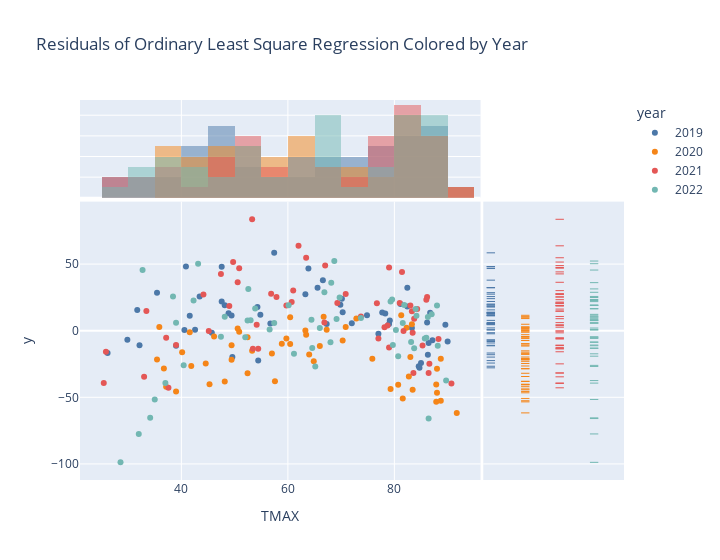

Here is the notebook cell this chart was saved with:
### Code cell
glm_fig_resid = px.scatter(
  weekly_summary,
  x=weekly_summary['TMAX'],
  y=glm_res.resid,
  color='year',
  width=720,
  title='Residuals of Ordinary Least Square Regression Colored by Year',
  marginal_x='histogram',
  marginal_y='rug',
  color_discrete_sequence=px.colors.qualitative.T10
)
glm_fig_resid.show()

### Figure 1 — Plotly figure (JSON) as saved in the notebook; plotly's stock layout.template omitted (floating-point values rounded to 4 significant figures)
{"data": [{"hovertemplate": "year=2019<br>TMAX=%{x}<br>y=%{y}<extra></extra>", "legendgroup": "2019", "marker": {"color": "#4C78A8", "symbol": "circle"}, "mode": "markers", "name": "2019", "orientation": "v", "showlegend": true, "type": "scatter", "x": [41.57, 32.14, 29.86, 26.14, 49.57, 40.57, 39, 42.57, 31.71, 54.43, 48.14, 56.71, 54.29, 69.86, 66.57, 63.29, 67.29, 72, 70.29, 78.29, 81.14, 77, 74.86, 79, 86.29, 89.57, 87.14, 90, 82.43, 86.14, 86.71, 85, 84.71, 77.71, 79.14, 86.43, 84.57, 82.43, 83.29, 70.14, 63.86, 65.57, 57.43, 47.57, 40.86, 49.43, 47.57, 43.43, 45.71, 35.43, 54.83, 48.86], "xaxis": "x", "y": [11.15, -10.96, -6.831, -16.75, -19.8, 0.5133, -11.34, 0.7776, 15.63, -22.44, 19.16, 5.432, 17.75, 19.45, 37.95, 27.44, 4.971, 5.523, 13.87, 12.92, 20.02, -2.317, 11.61, 4.947, -18.02, 4.487, -7.191, -8.099, 18.26, 6.177, 13.4, -24.26, -27.87, 13.71, 7.752, -9.214, -26.67, 32.26, 2.085, 24.06, 46.66, 32.32, 58.45, 47.94, 48.12, 11.4, 21.94, 25.61, -1.522, 28.55, 12.0, 13.18], "yaxis": "y"}, {"alignmentgroup": "True", "bingroup": "x", "hovertemplate": "year=2019<br>TMAX=%{x}<br>count=%{y}<extra></extra>", "legendgroup": "2019", "marker": {"color": "#4C78A8"}, "name": "2019", "offsetgroup": "2019", "opacity": 0.5, "showlegend": false, "type": "histogram", "x": [41.57, 32.14, 29.86, 26.14, 49.57, 40.57, 39, 42.57, 31.71, 54.43, 48.14, 56.71, 54.29, 69.86, 66.57, 63.29, 67.29, 72, 70.29, 78.29, 81.14, 77, 74.86, 79, 86.29, 89.57, 87.14, 90, 82.43, 86.14, 86.71, 85, 84.71, 77.71, 79.14, 86.43, 84.57, 82.43, 83.29, 70.14, 63.86, 65.57, 57.43, 47.57, 40.86, 49.43, 47.57, 43.43, 45.71, 35.43, 54.83, 48.86], "xaxis": "x3", "yaxis": "y3"}, {"alignmentgroup": "True", "boxpoints": "all", "fillcolor": "rgba(255,255,255,0)", "hoveron": "points", "hovertemplate": "year=2019<br>y=%{y}<extra></extra>", "jitter": 0, "legendgroup": "2019", "line": {"color": "rgba(255,255,255,0)"}, "marker": {"color": "#4C78A8", "symbol": "line-ew-open"}, "name": "2019", "offsetgroup": "2019", "showlegend": false, "type": "box", "xaxis": "x2", "y": [11.15, -10.96, -6.831, -16.75, -19.8, 0.5133, -11.34, 0.7776, 15.63, -22.44, 19.16, 5.432, 17.75, 19.45, 37.95, 27.44, 4.971, 5.523, 13.87, 12.92, 20.02, -2.317, 11.61, 4.947, -18.02, 4.487, -7.191, -8.099, 18.26, 6.177, 13.4, -24.26, -27.87, 13.71, 7.752, -9.214, -26.67, 32.26, 2.085, 24.06, 46.66, 32.32, 58.45, 47.94, 48.12, 11.4, 21.94, 25.61, -1.522, 28.55, 12.0, 13.18], "yaxis": "y2"}, {"hovertemplate": "year=2020<br>TMAX=%{x}<br>y=%{y}<extra></extra>", "legendgroup": "2020", "marker": {"color": "#F58518", "symbol": "circle"}, "mode": "markers", "name": "2020", "orientation": "v", "showlegend": true, "type": "scatter", "x": [49.43, 46.14, 35.86, 35.43, 45.29, 36.71, 41.57, 39, 50.86, 57, 52.43, 57.57, 58.86, 60.43, 52.43, 60.43, 64, 59.71, 66, 70.29, 82.71, 81.29, 82.29, 80.71, 83.29, 88.71, 91.71, 88, 88, 87.86, 79.29, 87.86, 83, 88.71, 81.57, 83.43, 72.86, 75.86, 67.29, 70.86, 66.71, 63.43, 50.57, 63.29, 64.86, 53.29, 49.43, 41.86, 48.14, 37.14, 40.14, 44.57], "xaxis": "x", "y": [-10.84, -4.35, 2.72, -21.69, -40.18, -28.45, -1.096, -45.58, -0.7983, -17.2, -4.948, -37.98, -9.741, 10.11, -31.95, -9.891, -17.78, -5.914, -11.51, -7.374, -34.38, 11.58, 2.211, -40.64, 4.843, -20.98, -61.69, -28.61, -46.61, -40.41, -43.69, -53.41, -19.77, -52.58, -50.81, -44.35, 9.108, -21.0, 0.7293, 2.844, 10.51, -2.995, 1.593, 0.2009, -22.95, -15.12, -21.84, -26.49, -38.09, -42.04, -16.14, -24.6], "yaxis": "y"}, {"alignmentgroup": "True", "bingroup": "x", "hovertemplate": "year=2020<br>TMAX=%{x}<br>count=%{y}<extra></extra>", "legendgroup": "2020", "marker": {"color": "#F58518"}, "name": "2020", "offsetgroup": "2020", "opacity": 0.5, "showlegend": false, "type": "histogram", "x": [49.43, 46.14, 35.86, 35.43, 45.29, 36.71, 41.57, 39, 50.86, 57, 52.43, 57.57, 58.86, 60.43, 52.43, 60.43, 64, 59.71, 66, 70.29, 82.71, 81.29, 82.29, 80.71, 83.29, 88.71, 91.71, 88, 88, 87.86, 79.29, 87.86, 83, 88.71, 81.57, 83.43, 72.86, 75.86, 67.29, 70.86, 66.71, 63.43, 50.57, 63.29, 64.86, 53.29, 49.43, 41.86, 48.14, 37.14, 40.14, 44.57], "xaxis": "x3", "yaxis": "y3"}, {"alignmentgroup": "True", "boxpoints": "all", "fillcolor": "rgba(255,255,255,0)", "hoveron": "points", "hovertemplate": "year=2020<br>y=%{y}<extra></extra>", "jitter": 0, "legendgroup": "2020", "line": {"color": "rgba(255,255,255,0)"}, "marker": {"color": "#F58518", "symbol": "line-ew-open"}, "name": "2020", "offsetgroup": "2020", "showlegend": false, "type": "box", "xaxis": "x2", "y": [-10.84, -4.35, 2.72, -21.69, -40.18, -28.45, -1.096, -45.58, -0.7983, -17.2, -4.948, -37.98, -9.741, 10.11, -31.95, -9.891, -17.78, -5.914, -11.51, -7.374, -34.38, 11.58, 2.211, -40.64, 4.843, -20.98, -61.69, -28.61, -46.61, -40.41, -43.69, -53.41, -19.77, -52.58, -50.81, -44.35, 9.108, -21.0, 0.7293, 2.844, 10.51, -2.995, 1.593, 0.2009, -22.95, -15.12, -21.84, -26.49, -38.09, -42.04, -16.14, -24.6], "yaxis": "y2"}, {"hovertemplate": "year=2021<br>TMAX=%{x}<br>y=%{y}<extra></extra>", "legendgroup": "2021", "marker": {"color": "#E45756", "symbol": "circle"}, "mode": "markers", "name": "2021", "orientation": "v", "showlegend": true, "type": "scatter", "x": [37.57, 39, 37.14, 33.43, 33, 25.83, 25.43, 45.14, 49, 60.71, 54.14, 69.29, 56.86, 76.71, 59.71, 57.86, 70.86, 66.86, 63.43, 81.43, 79, 77, 85.29, 83.71, 83, 86.14, 86, 84.29, 83.43, 86.57, 83.29, 88.29, 83.57, 90.71, 81.71, 81, 86.43, 73.71, 79, 78.14, 78.71, 67, 61, 53.29, 62, 50.86, 44.14, 49.71, 50.57, 53.43, 47.43, 54.43], "xaxis": "x", "y": [-42.87, -10.82, -5.281, 14.8, -34.61, -15.81, -39.26, -0.2237, 18.5, 21.48, 4.465, 20.75, 27.75, 20.59, 18.84, 25.38, 27.6, 6.074, 54.76, 44.14, -12.54, -5.801, -11.13, 9.015, 18.99, 25.29, 23.29, 16.23, -1.594, -24.89, 14.6, -6.238, -31.79, -39.56, -0.2492, 20.73, -31.7, 10.69, 47.46, 2.636, 3.854, 48.88, 30.09, 83.64, 63.72, 46.96, 27.14, 51.52, 36.35, -13.56, 42.65, -13.53], "yaxis": "y"}, {"alignmentgroup": "True", "bingroup": "x", "hovertemplate": "year=2021<br>TMAX=%{x}<br>count=%{y}<extra></extra>", "legendgroup": "2021", "marker": {"color": "#E45756"}, "name": "2021", "offsetgroup": "2021", "opacity": 0.5, "showlegend": false, "type": "histogram", "x": [37.57, 39, 37.14, 33.43, 33, 25.83, 25.43, 45.14, 49, 60.71, 54.14, 69.29, 56.86, 76.71, 59.71, 57.86, 70.86, 66.86, 63.43, 81.43, 79, 77, 85.29, 83.71, 83, 86.14, 86, 84.29, 83.43, 86.57, 83.29, 88.29, 83.57, 90.71, 81.71, 81, 86.43, 73.71, 79, 78.14, 78.71, 67, 61, 53.29, 62, 50.86, 44.14, 49.71, 50.57, 53.43, 47.43, 54.43], "xaxis": "x3", "yaxis": "y3"}, {"alignmentgroup": "True", "boxpoints": "all", "fillcolor": "rgba(255,255,255,0)", "hoveron": "points", "hovertemplate": "year=2021<br>y=%{y}<extra></extra>", "jitter": 0, "legendgroup": "2021", "line": {"color": "rgba(255,255,255,0)"}, "marker": {"color": "#E45756", "symbol": "line-ew-open"}, "name": "2021", "offsetgroup": "2021", "showlegend": false, "type": "box", "xaxis": "x2", "y": [-42.87, -10.82, -5.281, 14.8, -34.61, -15.81, -39.26, -0.2237, 18.5, 21.48, 4.465, 20.75, 27.75, 20.59, 18.84, 25.38, 27.6, 6.074, 54.76, 44.14, -12.54, -5.801, -11.13, 9.015, 18.99, 25.29, 23.29, 16.23, -1.594, -24.89, 14.6, -6.238, -31.79, -39.56, -0.2492, 20.73, -31.7, 10.69, 47.46, 2.636, 3.854, 48.88, 30.09, 83.64, 63.72, 46.96, 27.14, 51.52, 36.35, -13.56, 42.65, -13.53], "yaxis": "y2"}, {"hovertemplate": "year=2022<br>TMAX=%{x}<br>y=%{y}<extra></extra>", "legendgroup": "2022", "marker": {"color": "#72B7B2", "symbol": "circle"}, "mode": "markers", "name": "2022", "orientation": "v", "showlegend": true, "type": "scatter", "x": [34.14, 37, 32, 28.57, 35, 40.43, 39, 47.43, 56.57, 52, 64.57, 57.43, 52.43, 53.86, 65.14, 61.14, 66, 68, 80.71, 80.29, 73.71, 84.14, 79.71, 89.71, 88.14, 88, 85.71, 86.29, 86.43, 84, 87, 83.71, 81.86, 83.14, 86, 81.57, 79.29, 79.57, 66.86, 68.71, 68.14, 60.14, 69.71, 69.14, 64.43, 38.43, 53, 52.57, 48.14, 43.14, 32.71, 42.29], "xaxis": "x", "y": [-65.42, -39.33, -77.49, -98.8, -51.59, -26.02, 5.937, -4.592, 0.9014, -4.845, -13.04, 5.729, 7.568, 16.61, -26.82, -17.35, 2.004, -8.732, -19.12, 0.463, 9.452, 11.19, -10.76, -37.43, -11.28, 18.91, -5.763, 10.26, -65.94, 16.38, 12.28, -13.23, 19.31, -8.445, -5.353, 5.704, 21.83, 23.44, 28.83, 52.29, 36.07, 19.02, 24.92, 8.705, 8.154, 25.72, 7.787, 31.37, 10.43, 50.27, 45.54, 22.64], "yaxis": "y"}, {"alignmentgroup": "True", "bingroup": "x", "hovertemplate": "year=2022<br>TMAX=%{x}<br>count=%{y}<extra></extra>", "legendgroup": "2022", "marker": {"color": "#72B7B2"}, "name": "2022", "offsetgroup": "2022", "opacity": 0.5, "showlegend": false, "type": "histogram", "x": [34.14, 37, 32, 28.57, 35, 40.43, 39, 47.43, 56.57, 52, 64.57, 57.43, 52.43, 53.86, 65.14, 61.14, 66, 68, 80.71, 80.29, 73.71, 84.14, 79.71, 89.71, 88.14, 88, 85.71, 86.29, 86.43, 84, 87, 83.71, 81.86, 83.14, 86, 81.57, 79.29, 79.57, 66.86, 68.71, 68.14, 60.14, 69.71, 69.14, 64.43, 38.43, 53, 52.57, 48.14, 43.14, 32.71, 42.29], "xaxis": "x3", "yaxis": "y3"}, {"alignmentgroup": "True", "boxpoints": "all", "fillcolor": "rgba(255,255,255,0)", "hoveron": "points", "hovertemplate": "year=2022<br>y=%{y}<extra></extra>", "jitter": 0, "legendgroup": "2022", "line": {"color": "rgba(255,255,255,0)"}, "marker": {"color": "#72B7B2", "symbol": "line-ew-open"}, "name": "2022", "offsetgroup": "2022", "showlegend": false, "type": "box", "xaxis": "x2", "y": [-65.42, -39.33, -77.49, -98.8, -51.59, -26.02, 5.937, -4.592, 0.9014, -4.845, -13.04, 5.729, 7.568, 16.61, -26.82, -17.35, 2.004, -8.732, -19.12, 0.463, 9.452, 11.19, -10.76, -37.43, -11.28, 18.91, -5.763, 10.26, -65.94, 16.38, 12.28, -13.23, 19.31, -8.445, -5.353, 5.704, 21.83, 23.44, 28.83, 52.29, 36.07, 19.02, 24.92, 8.705, 8.154, 25.72, 7.787, 31.37, 10.43, 50.27, 45.54, 22.64], "yaxis": "y2"}], "layout": {"barmode": "overlay", "legend": {"title": {"text": "year"}, "tracegroupgap": 0}, "title": {"text": "Residuals of Ordinary Least Square Regression Colored by Year"}, "width": 720, "xaxis": {"anchor": "y", "domain": [0, 0.7363], "title": {"text": "TMAX"}}, "xaxis2": {"anchor": "y2", "domain": [0.7413, 1], "matches": "x2", "showgrid": false, "showline": false, "showticklabels": false, "ticks": ""}, "xaxis3": {"anchor": "y3", "domain": [0, 0.7363], "matches": "x", "showgrid": true, "showticklabels": false}, "xaxis4": {"anchor": "y4", "domain": [0.7413, 1], "matches": "x2", "showgrid": false, "showline": false, "showticklabels": false, "ticks": ""}, "yaxis": {"anchor": "x", "domain": [0, 0.7326], "title": {"text": "y"}}, "yaxis2": {"anchor": "x2", "domain": [0, 0.7326], "matches": "y", "showgrid": true, "showticklabels": false}, "yaxis3": {"anchor": "x3", "domain": [0.7426, 1], "matches": "y3", "showgrid": true, "showline": false, "showticklabels": false, "ticks": ""}, "yaxis4": {"anchor": "x4", "domain": [0.7426, 1], "matches": "y3", "showgrid": true, "showline": false, "showticklabels": false, "ticks": ""}}}
